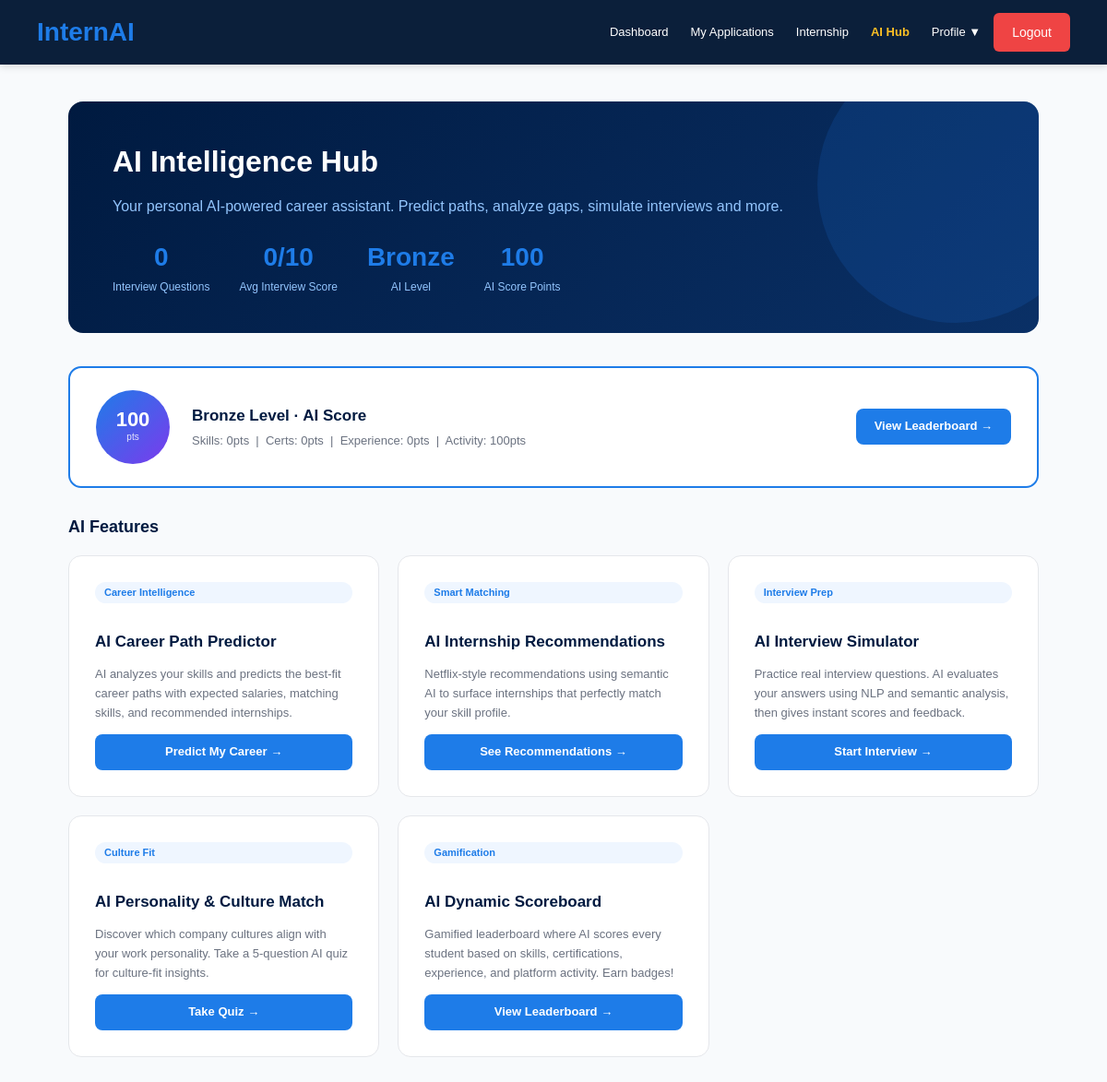
/student/ai (signed in), run on the app's committed database.
### app.py (models this page shows)
class StudentAIScore(db.Model):
    id = db.Column(db.Integer, primary_key=True)
    user_id = db.Column(db.Integer, unique=True, index=True)
    total_score = db.Column(db.Integer, default=0)
    skill_score = db.Column(db.Integer, default=0)
    cert_score = db.Column(db.Integer, default=0)
    exp_score = db.Column(db.Integer, default=0)
    activity_score = db.Column(db.Integer, default=0)
    level = db.Column(db.String(20), default='Bronze')
    updated_at = db.Column(db.DateTime, default=datetime.utcnow)

### app.py (the view)
@app.route('/student/ai')
@login_required
@role_required('student')
def ai_hub():
    profile = StudentProfile.query.filter_by(user_id=current_user.id).first()
    ai_score_row = StudentAIScore.query.filter_by(user_id=current_user.id).first()
    personality = PersonalityProfile.query.filter_by(user_id=current_user.id).first()
    interview_count = InterviewSession.query.filter_by(user_id=current_user.id).count()
    interview_avg = db.session.query(db.func.avg(InterviewSession.score)).filter_by(user_id=current_user.id).scalar()
    return render_template(
        'ai_hub.html',
        profile=profile,
        ai_score=ai_score_row,
        personality=personality,
        interview_count=interview_count,
        interview_avg=round(interview_avg or 0, 1),
    )

### app.py (called while the page is built)
def role_required(role):
    def decorator(f):
        @wraps(f)
        def decorated_function(*args, **kwargs):
            if not current_user.is_authenticated:
                return redirect(url_for('login'))
            if current_user.role != role:
                return redirect(url_for('home'))
            return f(*args, **kwargs)
        return decorated_function
    return decorator

@login_manager.user_loader
def load_user(user_id):
    return User.query.get(int(user_id))

### templates/ai_hub.html (shortened to what this page needs)
{% extends "base.html" %} {% block nav_links %}
<a href="/student" style="color:#ffffff;text-decoration:none;font-size:13px;padding:6px 10px;border-radius:4px;transition:all 0.2s;white-space:nowrap;">Dashboard</a>
<a href="/student" style="color:#ffffff;text-decoration:none;font-size:13px;padding:6px 10px;border-radius:4px;transition:all 0.2s;white-space:nowrap;">My Applications</a>
<a href="/student" style="color:#ffffff;text-decoration:none;font-size:13px;padding:6px 10px;border-radius:4px;transition:all 0.2s;white-space:nowrap;"> Internship</a>
<a href="/student/ai" style="color:#fbbf24;text-decoration:none;font-size:13px;padding:6px 10px;border-radius:4px;transition:all 0.2s;white-space:nowrap;font-weight:600;">AI Hub</a>
<div class="nav-dropdown">
  <button id="profile-dropdown-btn" class="nav-link" onclick="toggleProfileDropdown(event)" style="font-size:13px;padding:6px 10px;border-radius:4px;transition:all 0.2s;white-space:nowrap;background:none;border:none;cursor:pointer;font-family:inherit;">Profile &#9660;</button>
</div>
{% endblock %} {% block content %}
<div class="ai-hub-wrap">
  <div class="ai-hero">
    <h1>AI Intelligence Hub</h1>
    <p>
      Your personal AI-powered career assistant. Predict paths, analyze gaps,
      simulate interviews and more.
    </p>
    <div class="ai-hero-stats">
      <div class="ai-hero-stat">
        <div class="val">{{ interview_count }}</div>
        <div class="lbl">Interview Questions</div>
      </div>
      <div class="ai-hero-stat">
        <div class="val">{{ interview_avg }}/10</div>
        <div class="lbl">Avg Interview Score</div>
      </div>
      <div class="ai-hero-stat">
        <div class="val">{{ ai_score.level if ai_score else 'Bronze' }}</div>
        <div class="lbl">AI Level</div>
      </div>
      <div class="ai-hero-stat">
        <div class="val">{{ ai_score.total_score if ai_score else 0 }}</div>
        <div class="lbl">AI Score Points</div>
      </div>
    </div>
  </div>
  {% if ai_score %}
  <div class="ai-score-banner">
    <div class="ai-score-circle">
      <span class="score-val">{{ ai_score.total_score }}</span>
      <span class="score-lbl">pts</span>
    </div>
    <div class="ai-score-info">
      <h3>{{ ai_score.level }} Level · AI Score</h3>
      <p>
        Skills: {{ ai_score.skill_score }}pts &nbsp;|&nbsp; Certs: {{
        ai_score.cert_score }}pts &nbsp;|&nbsp; Experience: {{
        ai_score.exp_score }}pts &nbsp;|&nbsp; Activity: {{
        ai_score.activity_score }}pts
      </p>
    </div>
    <a
      href="/student/ai/scoreboard"
      class="ai-card-btn"
      style="margin-left: auto"
      >View Leaderboard →</a
    >
  </div>
  {% endif %}
  <div class="section-label">AI Features</div>
  <div class="ai-grid">
    <div class="ai-card" onclick="window.location = '/student/ai/career-path'">
      <span class="ai-card-badge">Career Intelligence</span>
      <div class="ai-card-title">AI Career Path Predictor</div>
      <div class="ai-card-desc">
        AI analyzes your skills and predicts the best-fit career paths with
        expected salaries, matching skills, and recommended internships.
      </div>
      <a href="/student/ai/career-path" class="ai-card-btn"
        >Predict My Career →</a
      >
    </div>
    <div
      class="ai-card"
      onclick="window.location = '/student/ai/recommendations'"
    >
      <span class="ai-card-badge">Smart Matching</span>
      <div class="ai-card-title">AI Internship Recommendations</div>
      <div class="ai-card-desc">
        Netflix-style recommendations using semantic AI to surface internships
        that perfectly match your skill profile.
      </div>
      <a href="/student/ai/recommendations" class="ai-card-btn"
        >See Recommendations →</a
      >
    </div>
    <div class="ai-card" onclick="window.location = '/student/ai/interview'">
      <span class="ai-card-badge">Interview Prep</span>
      <div class="ai-card-title">AI Interview Simulator</div>
      <div class="ai-card-desc">
        Practice real interview questions. AI evaluates your answers using NLP
        and semantic analysis, then gives instant scores and feedback.
      </div>
      <a href="/student/ai/interview" class="ai-card-btn">Start Interview →</a>
    </div>
    <div
      class="ai-card"
      onclick="window.location = '/student/ai/personality-quiz'"
    >
      <span class="ai-card-badge">Culture Fit</span>
      <div class="ai-card-title">AI Personality & Culture Match</div>
      <div class="ai-card-desc">
        Discover which company cultures align with your work personality. Take a
        5-question AI quiz for culture-fit insights.
      </div>
      <a href="/student/ai/personality-quiz" class="ai-card-btn">Take Quiz →</a>
    </div>
    <div class="ai-card" onclick="window.location = '/student/ai/scoreboard'">
      <span class="ai-card-badge">Gamification</span>
      <div class="ai-card-title">AI Dynamic Scoreboard</div>
      <div class="ai-card-desc">
        Gamified leaderboard where AI scores every student based on skills,
        certifications, experience, and platform activity. Earn badges!
      </div>
      <a href="/student/ai/scoreboard" class="ai-card-btn"
        >View Leaderboard →</a
      >
    </div>
  </div>
</div>
{% endblock %}

### static/style.css (style rules this page uses)
* { margin: 0; padding: 0; box-sizing: border-box; font-family: Arial, sans-serif; }
body { background: #f8fafc; color: #0b1f3a; }

### static/student.css (style rules this page uses)
:root { --primary-dark: #001a40; --primary-blue: #1e7ce8; --success: #22c55e; --danger: #ef4444; --warning: #fbbf24; --text-white: #ffffff; --text-dark: #333333; --text-light: #666666; --bg-white: #ffffff; --bg-light: #f1f5f9; --border-color: #e5e7eb; --shadow-sm: 0 2px 8px rgba(0, 0, 0, 0.08); --shadow-md: 0 4px 16px rgba(0, 0, 0, 0.12); --glass-border: rgba(30, 124, 232, 0.3); --glass-shadow: 0 4px 20px rgba(30, 124, 232, 0.12); --glass-shadow-hover: 0 8px 32px rgba(30, 124, 232, 0.28); --glass-bg: #ffffff; }
* { margin: 0; padding: 0; box-sizing: border-box; }
body { font-family: 'Segoe UI', Tahoma, Geneva, Verdana, sans-serif; background: #f8fafc; color: var(--text-dark); line-height: 1.6; }
#profile-dropdown-btn, #profile-dropdown-btn:hover, #profile-dropdown-btn.active { color: #ffffff !important; background: none !important; }
.nav-dropdown { position: relative; display: inline-flex; align-items: center; }

### templates/ai_hub.html (style rules this page uses)
.ai-hub-wrap { max-width: 1100px; margin: 40px auto; padding: 0 24px; }
.ai-hero { background: linear-gradient(135deg, #001a40, #0a3066); border-radius: 16px; padding: 40px 48px; color: #fff; margin-bottom: 36px; position: relative; overflow: hidden; }
.ai-hero::before { content: ""; position: absolute; right: -60px; top: -60px; width: 300px; height: 300px; background: rgba(30, 124, 232, 0.15); border-radius: 50%; }
.ai-hero h1 { font-size: 32px; font-weight: 800; margin: 0 0 10px; }
.ai-hero p { font-size: 16px; color: #93c5fd; margin: 0 0 20px; }
.ai-hero-stats { display: flex; gap: 32px; flex-wrap: wrap; }
.ai-hero-stat { text-align: center; }
.ai-hero-stat .val { font-size: 28px; font-weight: 800; color: #1e7ce8; }
.ai-hero-stat .lbl { font-size: 12px; color: #93c5fd; }
.ai-grid { display: grid; grid-template-columns: repeat(auto-fill, minmax(300px, 1fr)); gap: 20px; }
.ai-card { background: #fff; border: 1px solid #e5e7eb; border-radius: 14px; padding: 28px; display: flex; flex-direction: column; gap: 12px; transition: box-shadow 0.2s, transform 0.2s; cursor: pointer; }
.ai-card-title { font-size: 17px; font-weight: 700; color: #001a40; }
.ai-card-desc { font-size: 13px; color: #6b7280; line-height: 1.6; flex: 1; }
.ai-card-btn { display: inline-block; background: #1e7ce8; color: #fff; text-decoration: none; font-size: 13px; font-weight: 600; padding: 9px 20px; border-radius: 8px; text-align: center; transition: background 0.2s; }
.ai-card-badge { display: inline-block; font-size: 11px; font-weight: 600; padding: 3px 10px; border-radius: 12px; background: #eff6ff; color: #1e7ce8; margin-bottom: 4px; }
.ai-score-banner { background: #fff; border: 2px solid #1e7ce8; border-radius: 14px; padding: 24px 28px; display: flex; align-items: center; gap: 24px; margin-bottom: 28px; flex-wrap: wrap; }
.ai-score-circle { width: 80px; height: 80px; border-radius: 50%; background: linear-gradient(135deg, #1e7ce8, #7c3aed); display: flex; flex-direction: column; align-items: center; justify-content: center; color: #fff; flex-shrink: 0; }
.ai-score-circle .score-val { font-size: 22px; font-weight: 800; line-height: 1; }
.ai-score-circle .score-lbl { font-size: 10px; opacity: 0.85; }
.ai-score-info h3 { font-size: 17px; font-weight: 700; color: #001a40; margin: 0 0 4px; }
.ai-score-info p { font-size: 13px; color: #6b7280; margin: 0; }
.section-label { font-size: 18px; font-weight: 700; color: #001a40; margin: 0 0 16px; display: flex; align-items: center; gap: 8px; }

### data on the page
StudentAIScore: level "Bronze", total_score "100", skill_score "0", cert_score "0", exp_score "0", activity_score "100"

### other printed values
{{ interview_count }} "0"
{{ interview_avg }} "0"
